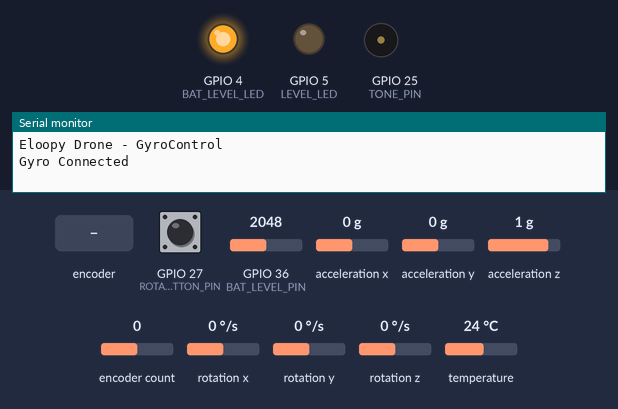
A sketch run on a simulated ESP32. Parts: output pins drawn as LEDs (lit = HIGH), buzzer (waves = sounding), the last lines printed to the serial monitor. The test bench sets the inputs (shaded band); at power-on: acceleration x 0 g, encoder count 0, acceleration y 0 g, GPIO 27 (ROTARY_ENCODER_BUTTON_PIN) HIGH, GPIO 36 (BAT_LEVEL_PIN) = 2048, acceleration z 1 g, rotation x 0 °/s, rotation y 0 °/s, rotation z 0 °/s, temperature 24 °C.

Above: at 1.2 s.
1.3 s: rotary encoder on GPIO 27 (ROTARY_ENCODER_BUTTON_PIN) / GPIO 35 (ROTARY_ENCODER_B_PIN) turned 1 step (first pin leading)
At 1.9 s:
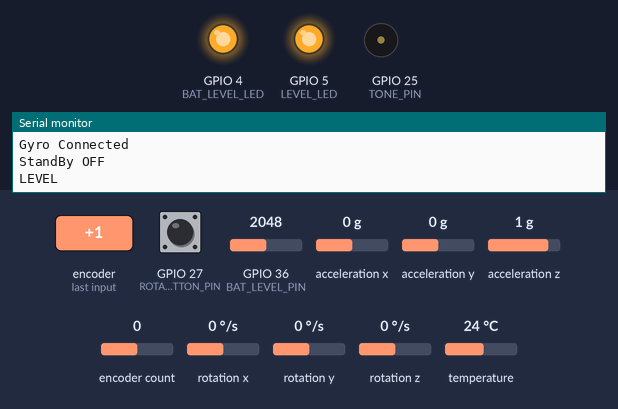
3.0 s: acceleration x set to -0.2 g
4.5 s: acceleration x set to -0.5 g
At 5.7 s:
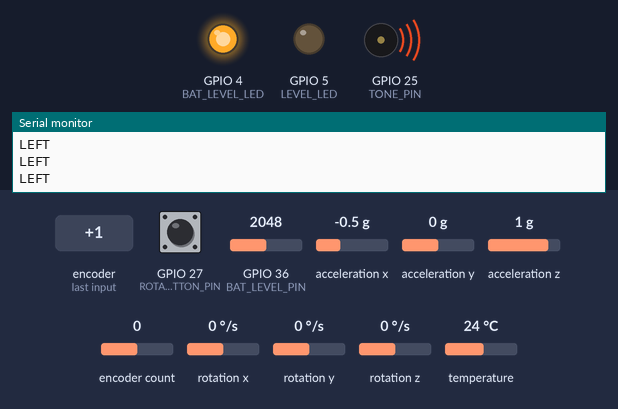
6.0 s: encoder count set to 1
7.5 s: acceleration y set to -1.4 g
At 8.1 s:
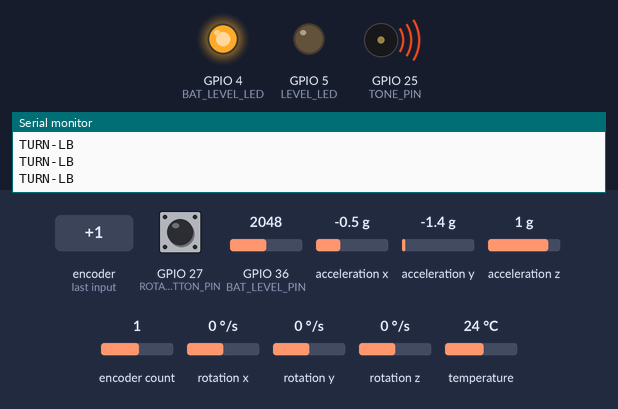
9.4 s: rotary encoder on GPIO 27 (ROTARY_ENCODER_BUTTON_PIN) / GPIO 35 (ROTARY_ENCODER_B_PIN) turned 1 step (first pin leading)
At 10.4 s:
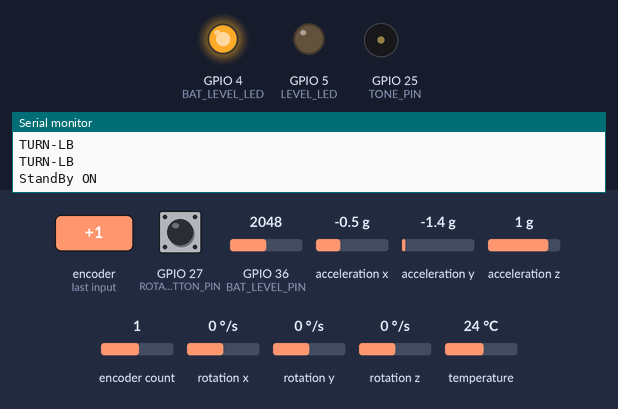
Timing chart, 0 to 12.1 s (numbered marks = the images above; inputs shaded):
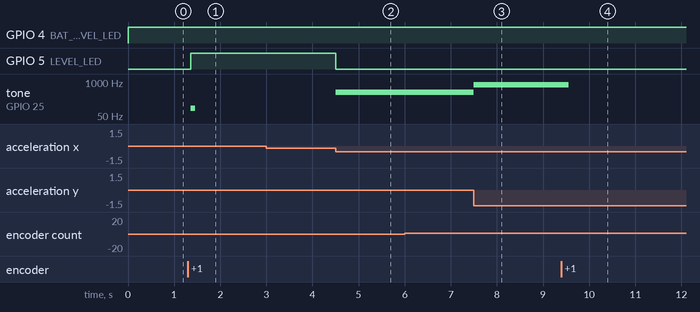

The sketch:

GyroControl.ino
```cpp
//Eloopy Drone - - - - GyroControl Beta   --  2023


#include <Adafruit_MPU6050.h>
#include <Adafruit_Sensor.h>
#include <AiEsp32RotaryEncoder.h> // ======> I've modified the h file to create new function=> ( int8_t getLastDir() { return this->lastMovementDirection; } )
#include "functions.h"


void setup() {

  if (serialON) {
    Serial.begin(115200);
    while (!Serial)
    delay(100);
  }

  if (serialON) Serial.println("Eloopy Drone - GyroControl");

  pinMode(LEVEL_LED, OUTPUT);
  digitalWrite(LEVEL_LED, LOW);

  pinMode(BAT_LEVEL_PIN, INPUT);

  pinMode(BAT_LEVEL_LED, OUTPUT);
  digitalWrite(BAT_LEVEL_LED, LOW);

  ledcAttachPin(TONE_PIN, 0);


  if (!gyro.begin()) {
    if (serialON) Serial.println("Failed to find Gyro");
    while (1) {
      delay(10);
    }
  }
  if (serialON) Serial.println("Gyro Connected");

  //setupt motion detection
  gyro.setHighPassFilter(MPU6050_HIGHPASS_0_63_HZ);
  gyro.setMotionDetectionThreshold(5);
  gyro.setMotionDetectionDuration(150);
  gyro.setInterruptPinLatch(true);
  gyro.setInterruptPinPolarity(true);
  gyro.setMotionInterrupt(true);


  pinMode(ROTARY_ENCODER_A_PIN, INPUT_PULLUP);
  pinMode(ROTARY_ENCODER_B_PIN, INPUT_PULLUP);
  rotaryEncoder.begin();
  rotaryEncoder.setup(readEncoderISR);
  rotaryEncoder.setBoundaries(0, 1000, true); //minValue, maxValue, circleValues true|false
  rotaryEncoder.setAcceleration(10);


}

void loop() {


      if (rotaryEncoder.isEncoderButtonClicked()){

          if (StandBy == true){
               StandBy = false;
               if (serialON) Serial.println("StandBy OFF");
            }else{
               StandBy = true;
               if (serialON) Serial.println("StandBy ON");

            }
       }


       checkBat();

       if(StandBy) return;

       sensors_event_t a, g, temp;
       gyro.getEvent(&a, &g, &temp);

       /*
       Serial.print("X: ");
       Serial.print(a.acceleration.x);
      Serial.print(", Y: ");
        Serial.println(a.acceleration.y);
       */

       if (rotaryEncoder.encoderChanged()){

          if (serialON) Serial.println(rotaryEncoder.getLastDir());

          if(rotaryEncoder.getLastDir() > 0){

            tone(TONE_PIN, PWR_UP, toneDur);
          }else{
            tone(TONE_PIN, PWR_DOWN, toneDur);

          }

       }


       if(gyro.getMotionInterruptStatus()) {

          sensors_event_t a, g, temp;
          gyro.getEvent(&a, &g, &temp);

          /*
          Serial.print("AccelX:");
          Serial.print(a.acceleration.x);
          Serial.print(",");
          Serial.print("AccelY:");
          Serial.print(a.acceleration.y);

          Serial.println("");
          */


           if ((a.acceleration.y > -(LEVEL_THRESHOLD)) && (a.acceleration.y < LEVEL_THRESHOLD) && (a.acceleration.x > -(LEVEL_THRESHOLD)) && (a.acceleration.x < LEVEL_THRESHOLD)){

              digitalWrite(LEVEL_LED, HIGH);

              if (PrevState == 0){
                  if (serialON) Serial.println("LEVEL");
                  tone(TONE_PIN, LEVEL, toneDur);
                  PrevState = 1;
              }else{

                  return;
              }

           }


           if (a.acceleration.x < -(LEVEL_THRESHOLD) && (a.acceleration.y > -(LEVEL_THRESHOLD)) && (a.acceleration.y < LEVEL_THRESHOLD)){

               NoLevel();

               if (serialON) Serial.println("LEFT");
               tone(TONE_PIN, LEFT, toneDur);

           }


           if (a.acceleration.x > (LEVEL_THRESHOLD) && (a.acceleration.y > -(LEVEL_THRESHOLD)) && (a.acceleration.y < LEVEL_THRESHOLD)){

               NoLevel();

               if (serialON) Serial.println("RIGHT");
               tone(TONE_PIN, RIGHT, toneDur);

           }


           if (a.acceleration.y > (LEVEL_THRESHOLD) && (a.acceleration.x > -(LEVEL_THRESHOLD)) && (a.acceleration.x < LEVEL_THRESHOLD)){

               NoLevel();

               if (serialON) Serial.println("FORWARD");
               tone(TONE_PIN, FORWARD, toneDur);

           }


           if (a.acceleration.y < -(LEVEL_THRESHOLD) && (a.acceleration.x > -(LEVEL_THRESHOLD)) && (a.acceleration.x < LEVEL_THRESHOLD)){

               NoLevel();

               if (serialON) Serial.println("BACKWARD");
               tone(TONE_PIN, BACKWARD, toneDur);

           }


           if (a.acceleration.x < -(LEVEL_THRESHOLD) && a.acceleration.y > LEVEL_THRESHOLD){

               NoLevel();

               if (serialON) Serial.println("TURN-LF");
               tone(TONE_PIN, TURN_LEFT_FORWARD, toneDur);

           }


           if (a.acceleration.x > LEVEL_THRESHOLD && a.acceleration.y > LEVEL_THRESHOLD){

               NoLevel();

               if (serialON) Serial.println("TURN-RF");
               tone(TONE_PIN, TURN_RIGHT_FORWARD, toneDur);

           }


           if (a.acceleration.x < -(LEVEL_THRESHOLD) && a.acceleration.y < -(LEVEL_THRESHOLD)){

               NoLevel();

               if (serialON) Serial.println("TURN-LB");
               tone(TONE_PIN, TURN_LEFT_BACKWARD, toneDur);

           }


           if (a.acceleration.x > LEVEL_THRESHOLD && a.acceleration.y < -(LEVEL_THRESHOLD)){

               NoLevel();

               if (serialON) Serial.println("TURN-RB");
               tone(TONE_PIN, TURN_RIGHT_BACKWARD, toneDur);

           }


       }


}
```

functions.h
```cpp
//Eloopy Drone - - - - GyroControl Beta   --  2023


#define ROTARY_ENCODER_A_PIN 34
#define ROTARY_ENCODER_B_PIN 35
#define ROTARY_ENCODER_BUTTON_PIN 27
#define ROTARY_ENCODER_VCC_PIN -1
#define ROTARY_ENCODER_STEPS 4

AiEsp32RotaryEncoder rotaryEncoder = AiEsp32RotaryEncoder(ROTARY_ENCODER_A_PIN, ROTARY_ENCODER_B_PIN, ROTARY_ENCODER_BUTTON_PIN, -1, ROTARY_ENCODER_STEPS);

Adafruit_MPU6050 gyro;


#define LEVEL 100
#define FORWARD 200
#define BACKWARD 300
#define LEFT 400
#define RIGHT 500
#define TURN_LEFT_FORWARD 600
#define TURN_RIGHT_FORWARD 700
#define TURN_LEFT_BACKWARD 800
#define TURN_RIGHT_BACKWARD 900
#define PWR_UP 1000
#define PWR_DOWN 1100


#define LEVEL_LED 5

#define TONE_PIN 25

#define LEVEL_THRESHOLD 3

#define BAT_LEVEL_PIN 36

#define BAT_LEVEL_LED 4


int PrevState = 0;

int toneDur = 100;

bool StandBy = true;

bool serialON = true;


void NoLevel(){

  PrevState = 0;
  digitalWrite(LEVEL_LED, LOW);


}

void IRAM_ATTR readEncoderISR()
{
    rotaryEncoder.readEncoder_ISR();
}


void checkBat(){

  int sensorValue = analogRead(BAT_LEVEL_PIN);
  float voltage = sensorValue * (3.4/4095) * 2;

  if (voltage < 3.8) digitalWrite(BAT_LEVEL_LED, HIGH);


}
```

Measured:
- the behaviour switches between -0.3 and -0.4 g on acceleration x (found by bisection; images 1 and 2)
- after the input at 1.3 s, GPIO 5 (LEVEL_LED): LOW → HIGH after 0.06 s; tone on GPIO 25 (TONE_PIN): silent → 100 Hz after 0.06 s, → silent 0.10 s later
- after the input at 3.0 s, every drawn part: stays the same
- after the input at 4.5 s, GPIO 5 (LEVEL_LED): HIGH → LOW at once; tone on GPIO 25 (TONE_PIN): silent → 400 Hz at once
- after the input at 7.5 s, tone on GPIO 25 (TONE_PIN): 400 Hz → 800 Hz at once
- after the input at 9.4 s, tone on GPIO 25 (TONE_PIN): 800 Hz → silent after 0.15 s
